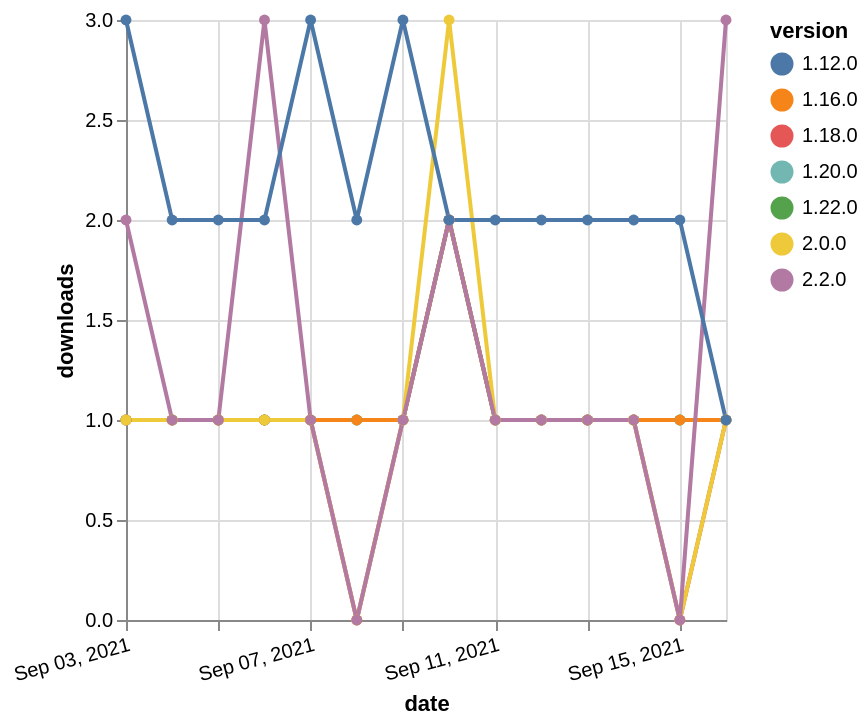

Source (Vega-Lite JSON):
### Vega-Lite specification from a JSON file in a GitHub repository (floating-point values rounded to 4 significant figures)
{"$schema": "https://vega.github.io/schema/vega-lite/v5.json", "description": "A simple bar chart with embedded data.", "data": {"values": [{"date": "2021-09-03", "total": 200, "delta": 1, "version": "1.18.0"}, {"date": "2021-09-04", "total": 201, "delta": 1, "version": "1.18.0"}, {"date": "2021-09-05", "total": 202, "delta": 1, "version": "1.18.0"}, {"date": "2021-09-06", "total": 203, "delta": 1, "version": "1.18.0"}, {"date": "2021-09-07", "total": 204, "delta": 1, "version": "1.18.0"}, {"date": "2021-09-08", "total": 204, "delta": 0, "version": "1.18.0"}, {"date": "2021-09-09", "total": 205, "delta": 1, "version": "1.18.0"}, {"date": "2021-09-10", "total": 207, "delta": 2, "version": "1.18.0"}, {"date": "2021-09-11", "total": 208, "delta": 1, "version": "1.18.0"}, {"date": "2021-09-12", "total": 209, "delta": 1, "version": "1.18.0"}, {"date": "2021-09-13", "total": 210, "delta": 1, "version": "1.18.0"}, {"date": "2021-09-14", "total": 211, "delta": 1, "version": "1.18.0"}, {"date": "2021-09-15", "total": 211, "delta": 0, "version": "1.18.0"}, {"date": "2021-09-16", "total": 212, "delta": 1, "version": "1.18.0"}, {"date": "2021-09-03", "total": 163, "delta": 1, "version": "1.22.0"}, {"date": "2021-09-04", "total": 164, "delta": 1, "version": "1.22.0"}, {"date": "2021-09-05", "total": 165, "delta": 1, "version": "1.22.0"}, {"date": "2021-09-06", "total": 166, "delta": 1, "version": "1.22.0"}, {"date": "2021-09-07", "total": 167, "delta": 1, "version": "1.22.0"}, {"date": "2021-09-08", "total": 168, "delta": 1, "version": "1.22.0"}, {"date": "2021-09-09", "total": 169, "delta": 1, "version": "1.22.0"}, {"date": "2021-09-10", "total": 171, "delta": 2, "version": "1.22.0"}, {"date": "2021-09-11", "total": 172, "delta": 1, "version": "1.22.0"}, {"date": "2021-09-12", "total": 173, "delta": 1, "version": "1.22.0"}, {"date": "2021-09-13", "total": 174, "delta": 1, "version": "1.22.0"}, {"date": "2021-09-14", "total": 175, "delta": 1, "version": "1.22.0"}, {"date": "2021-09-15", "total": 176, "delta": 1, "version": "1.22.0"}, {"date": "2021-09-16", "total": 177, "delta": 1, "version": "1.22.0"}, {"date": "2021-09-03", "total": 195, "delta": 1, "version": "1.20.0"}, {"date": "2021-09-04", "total": 196, "delta": 1, "version": "1.20.0"}, {"date": "2021-09-05", "total": 197, "delta": 1, "version": "1.20.0"}, {"date": "2021-09-06", "total": 198, "delta": 1, "version": "1.20.0"}, {"date": "2021-09-07", "total": 199, "delta": 1, "version": "1.20.0"}, {"date": "2021-09-08", "total": 200, "delta": 1, "version": "1.20.0"}, {"date": "2021-09-09", "total": 201, "delta": 1, "version": "1.20.0"}, {"date": "2021-09-10", "total": 203, "delta": 2, "version": "1.20.0"}, {"date": "2021-09-11", "total": 204, "delta": 1, "version": "1.20.0"}, {"date": "2021-09-12", "total": 205, "delta": 1, "version": "1.20.0"}, {"date": "2021-09-13", "total": 206, "delta": 1, "version": "1.20.0"}, {"date": "2021-09-14", "total": 207, "delta": 1, "version": "1.20.0"}, {"date": "2021-09-15", "total": 208, "delta": 1, "version": "1.20.0"}, {"date": "2021-09-16", "total": 209, "delta": 1, "version": "1.20.0"}, {"date": "2021-09-03", "total": 251, "delta": 1, "version": "1.16.0"}, {"date": "2021-09-04", "total": 252, "delta": 1, "version": "1.16.0"}, {"date": "2021-09-05", "total": 253, "delta": 1, "version": "1.16.0"}, {"date": "2021-09-06", "total": 254, "delta": 1, "version": "1.16.0"}, {"date": "2021-09-07", "total": 255, "delta": 1, "version": "1.16.0"}, {"date": "2021-09-08", "total": 256, "delta": 1, "version": "1.16.0"}, {"date": "2021-09-09", "total": 257, "delta": 1, "version": "1.16.0"}, {"date": "2021-09-10", "total": 259, "delta": 2, "version": "1.16.0"}, {"date": "2021-09-11", "total": 260, "delta": 1, "version": "1.16.0"}, {"date": "2021-09-12", "total": 261, "delta": 1, "version": "1.16.0"}, {"date": "2021-09-13", "total": 262, "delta": 1, "version": "1.16.0"}, {"date": "2021-09-14", "total": 263, "delta": 1, "version": "1.16.0"}, {"date": "2021-09-15", "total": 264, "delta": 1, "version": "1.16.0"}, {"date": "2021-09-16", "total": 265, "delta": 1, "version": "1.16.0"}, {"date": "2021-09-03", "total": 196, "delta": 1, "version": "2.0.0"}, {"date": "2021-09-04", "total": 197, "delta": 1, "version": "2.0.0"}, {"date": "2021-09-05", "total": 198, "delta": 1, "version": "2.0.0"}, {"date": "2021-09-06", "total": 199, "delta": 1, "version": "2.0.0"}, {"date": "2021-09-07", "total": 200, "delta": 1, "version": "2.0.0"}, {"date": "2021-09-08", "total": 200, "delta": 0, "version": "2.0.0"}, {"date": "2021-09-09", "total": 201, "delta": 1, "version": "2.0.0"}, {"date": "2021-09-10", "total": 204, "delta": 3, "version": "2.0.0"}, {"date": "2021-09-11", "total": 205, "delta": 1, "version": "2.0.0"}, {"date": "2021-09-12", "total": 206, "delta": 1, "version": "2.0.0"}, {"date": "2021-09-13", "total": 207, "delta": 1, "version": "2.0.0"}, {"date": "2021-09-14", "total": 208, "delta": 1, "version": "2.0.0"}, {"date": "2021-09-15", "total": 208, "delta": 0, "version": "2.0.0"}, {"date": "2021-09-16", "total": 209, "delta": 1, "version": "2.0.0"}, {"date": "2021-09-03", "total": 122, "delta": 2, "version": "2.2.0"}, {"date": "2021-09-04", "total": 123, "delta": 1, "version": "2.2.0"}, {"date": "2021-09-05", "total": 124, "delta": 1, "version": "2.2.0"}, {"date": "2021-09-06", "total": 127, "delta": 3, "version": "2.2.0"}, {"date": "2021-09-07", "total": 128, "delta": 1, "version": "2.2.0"}, {"date": "2021-09-08", "total": 128, "delta": 0, "version": "2.2.0"}, {"date": "2021-09-09", "total": 129, "delta": 1, "version": "2.2.0"}, {"date": "2021-09-10", "total": 131, "delta": 2, "version": "2.2.0"}, {"date": "2021-09-11", "total": 132, "delta": 1, "version": "2.2.0"}, {"date": "2021-09-12", "total": 133, "delta": 1, "version": "2.2.0"}, {"date": "2021-09-13", "total": 134, "delta": 1, "version": "2.2.0"}, {"date": "2021-09-14", "total": 135, "delta": 1, "version": "2.2.0"}, {"date": "2021-09-15", "total": 135, "delta": 0, "version": "2.2.0"}, {"date": "2021-09-16", "total": 138, "delta": 3, "version": "2.2.0"}, {"date": "2021-09-03", "total": 2345, "delta": 3, "version": "1.12.0"}, {"date": "2021-09-04", "total": 2347, "delta": 2, "version": "1.12.0"}, {"date": "2021-09-05", "total": 2349, "delta": 2, "version": "1.12.0"}, {"date": "2021-09-06", "total": 2351, "delta": 2, "version": "1.12.0"}, {"date": "2021-09-07", "total": 2354, "delta": 3, "version": "1.12.0"}, {"date": "2021-09-08", "total": 2356, "delta": 2, "version": "1.12.0"}, {"date": "2021-09-09", "total": 2359, "delta": 3, "version": "1.12.0"}, {"date": "2021-09-10", "total": 2361, "delta": 2, "version": "1.12.0"}, {"date": "2021-09-11", "total": 2363, "delta": 2, "version": "1.12.0"}, {"date": "2021-09-12", "total": 2365, "delta": 2, "version": "1.12.0"}, {"date": "2021-09-13", "total": 2367, "delta": 2, "version": "1.12.0"}, {"date": "2021-09-14", "total": 2369, "delta": 2, "version": "1.12.0"}, {"date": "2021-09-15", "total": 2371, "delta": 2, "version": "1.12.0"}, {"date": "2021-09-16", "total": 2372, "delta": 1, "version": "1.12.0"}]}, "width": "container", "mark": {"type": "line", "point": {"filled": true}}, "encoding": {"x": {"field": "date", "type": "temporal", "timeUnit": "yearmonthdate", "title": "date", "axis": {"labelAngle": -15}}, "y": {"field": "delta", "type": "quantitative", "title": "downloads"}, "color": {"field": "version", "type": "nominal"}, "tooltip": {"field": "delta"}}}
